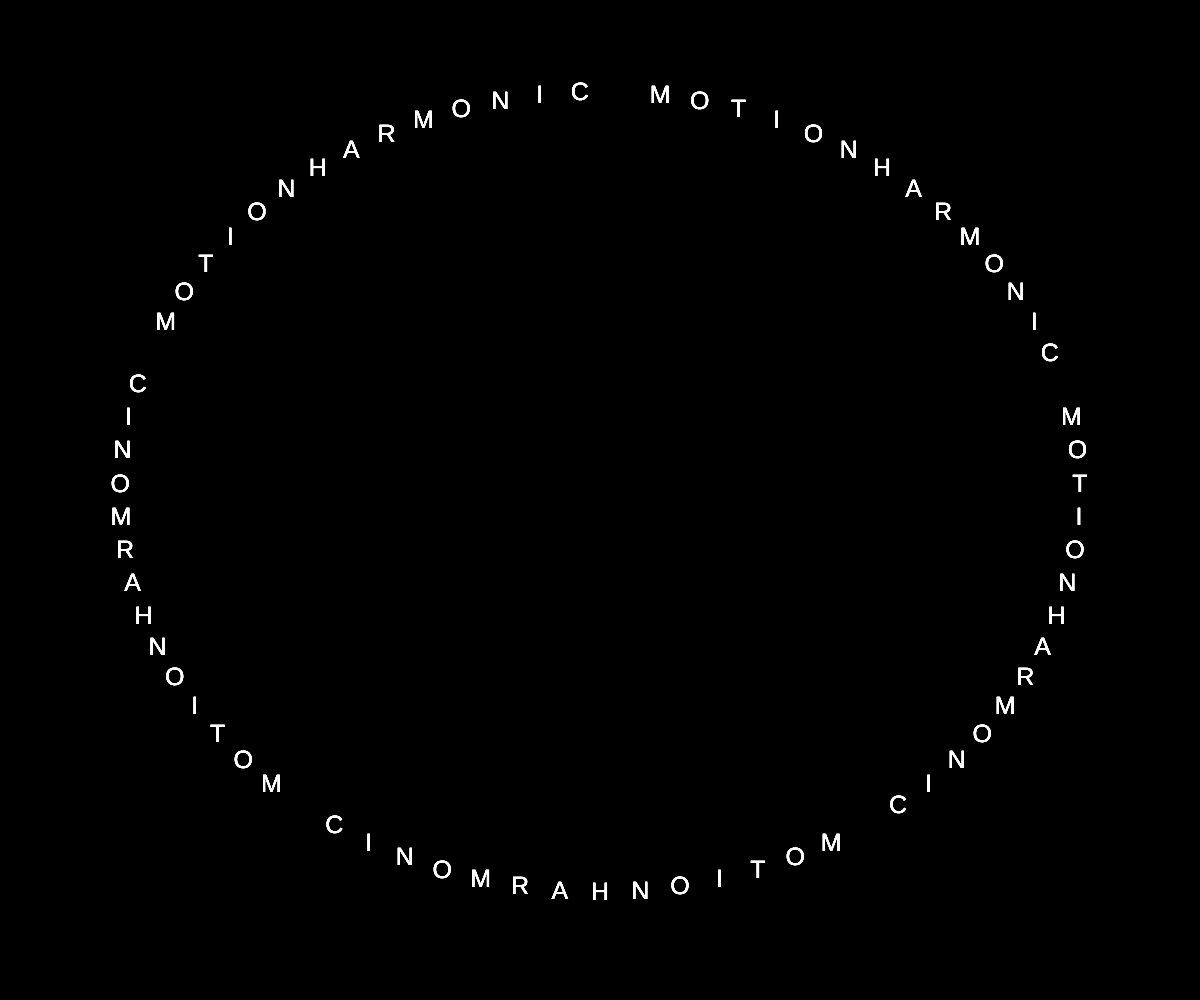
Frame 1 (no input)
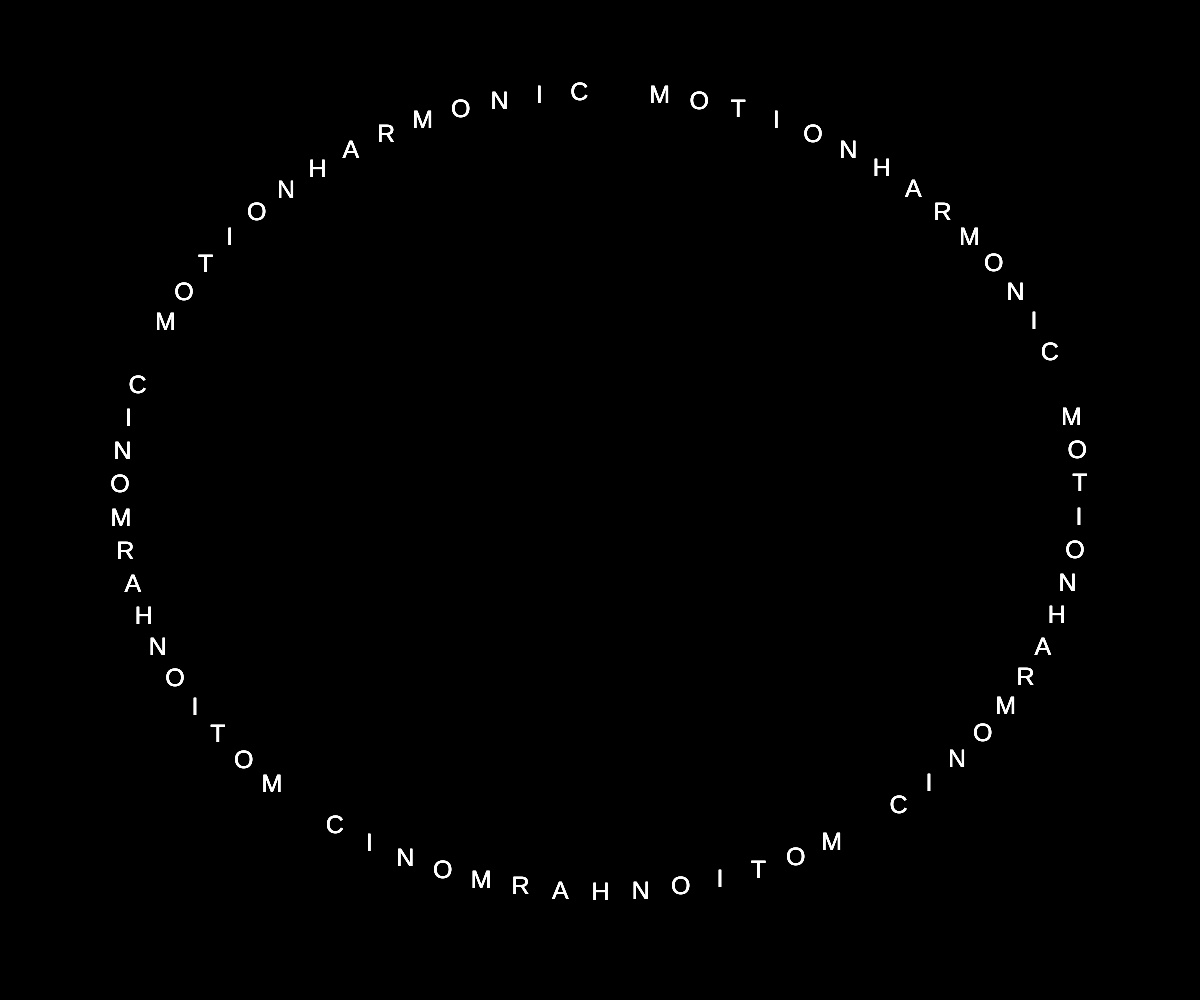
Frame 60 (no input)
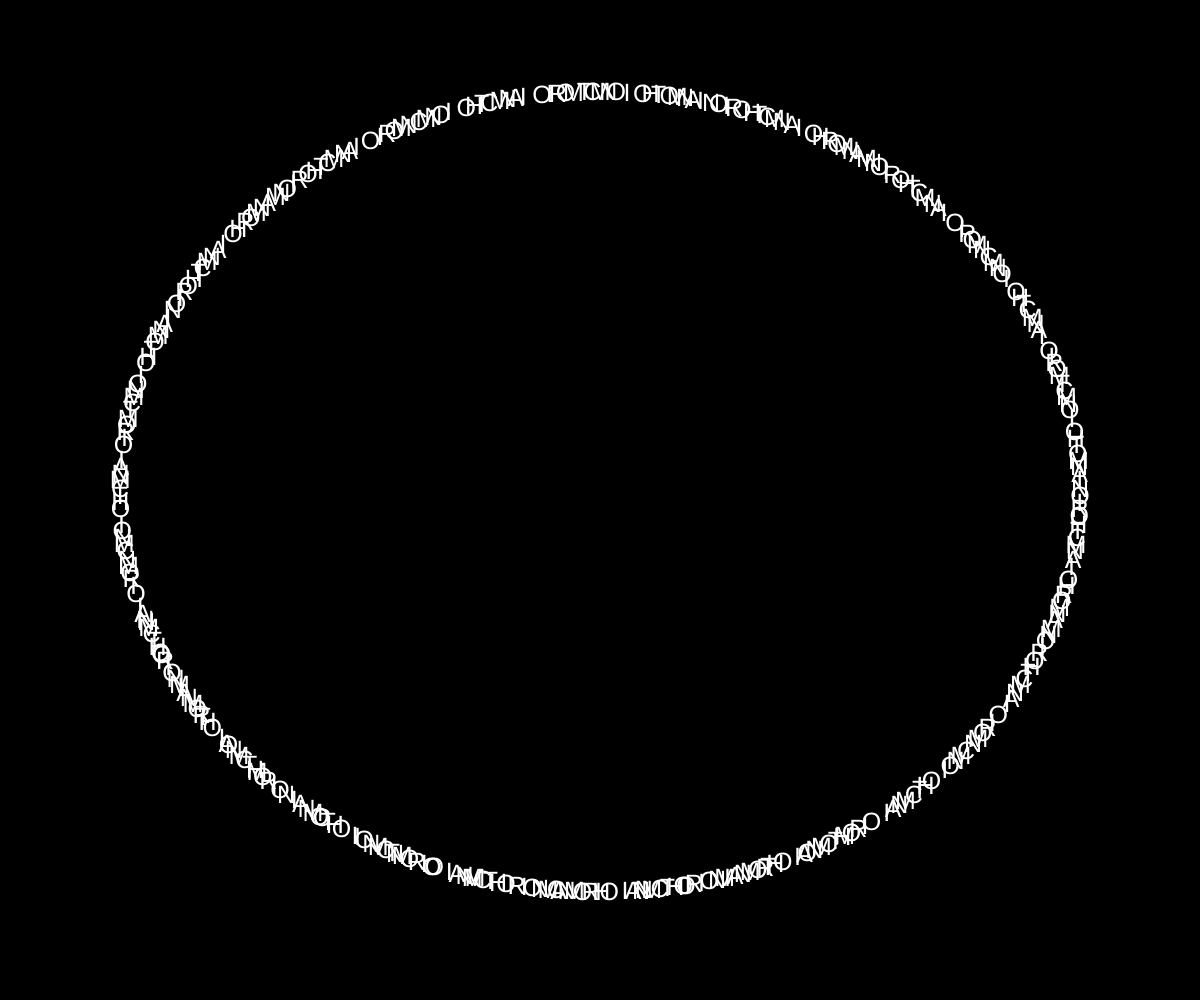
Frame 120 (the mouse pressed at the canvas centre since frame 60)

The p5.js sketch that drew these frames (run headless with seeded random() and noise() and a simulated clock; from frame 60 on, the mouse is pressed at the canvas centre):

// p5.js sketch
// ── sketch.js
// lissajous curve

var t = 0; // time
var speed = 0.00001;

let numWords = 25;
let sentence = "HARMONIC MOTION";
let sentenceArray = [];
let fontSize = 25;
var xsize = 400;
var ysize = 400;

let tx = 0;
let ty = 0;


//easing
let ex = 0;
let ey = 0;
let easing = 0.0005;

let touch;

function setup() {
  smooth();
  noCursor();
  createCanvas(windowWidth, windowHeight);
  textAlign(CENTER);
  fill(255);
  textSize(fontSize);
  xsize = windowWidth/2.5;
  ysize = windowHeight/2.5;
  sentenceArray = sentence.split("");


}

function draw() {
  background(0);
  fill(255);
  let distX = mouseX - ex;
  // this increases every frame and eventually catches up
  ex += distX * easing;
  
  let distY = mouseY - ey;
  // this increases every frame and eventually catches up
  ey += distY * easing;

  var a = map(ex, 0, windowWidth, 2, 10);
  var b = map(ey, 0, windowHeight, 2, 10);
  
  print(mouseX,ex);

  // if (touches.length >= 1) {
  //   let mousePosition = "(" + touches[0].x + "," + touches[0].y + ")";
  //   text(mousePosition, touches[0].x + 50, touches[0].y - 50);
  //   strokeWeight(0);
  // }

  for (j = 0; j < numWords; j++) {
    // number of times each word is displayed

    for (let i = 0; i < sentenceArray.length; i++) {
      let Angle = t; // first just set it to the current time, also considered the radian angle
      Angle = Angle + (i / sentenceArray.length) * (-PI / 5); // each letter should have a little offset
      Angle = Angle + (j / numWords) * (PI * 5); // each word has an additional offset

      x = xsize * sin(Angle * a); // here is where you can apply a modifier to the final angle with the slider
      y = ysize * cos(Angle * b); // here is where you can apply a modifier to the final angle with the slider

      text(sentenceArray[i], width / 2 + x, height / 2 + y);
      // ellipse(width/2+x,height/2+y,10,10);
    }
  }
  t += speed; // since this time is moving a radian angle, make it much slower.
  // time moves outside of all the drawing functions
}

function touchStarted() {
  tx = mouseX;
  ty = mouseY;
  return false;
}

function touchMoved() {
  tx = mouseX;
  ty = mouseY;
  return false;
}
